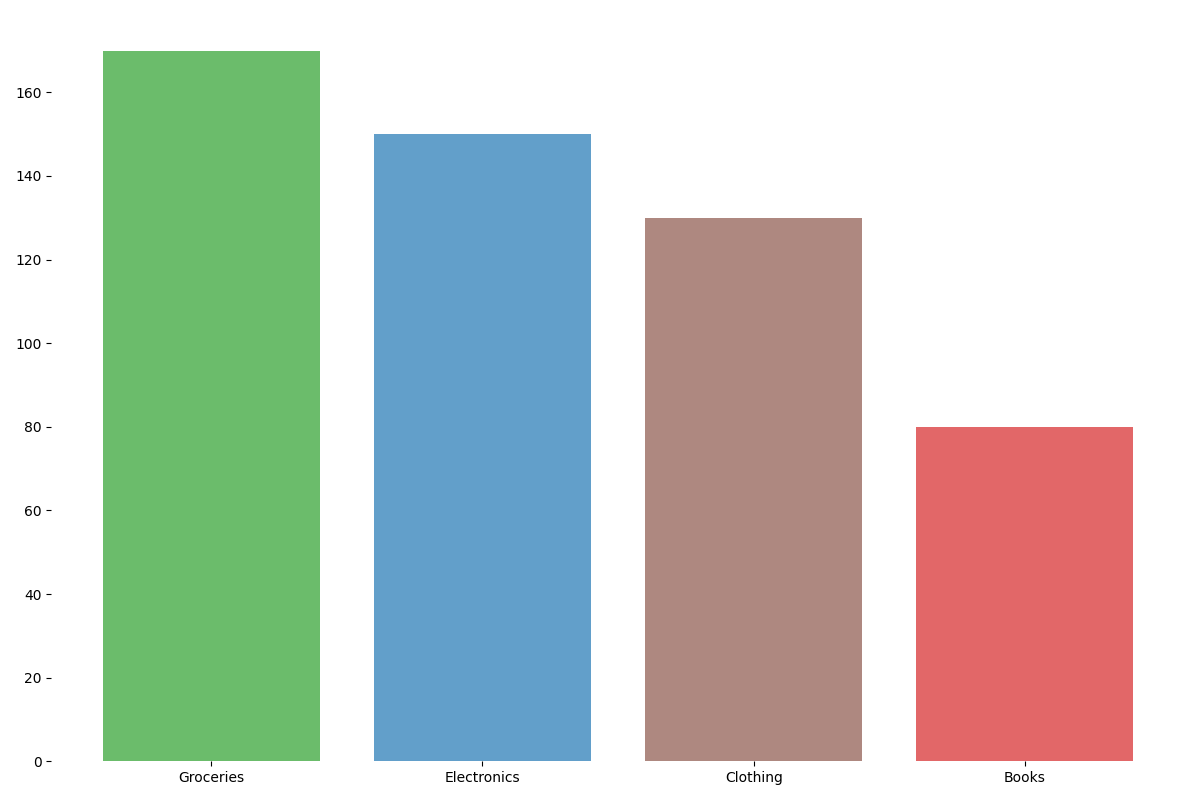

Python code for this plot:
import matplotlib.pyplot as plt
import numpy as np

categories = ['Electronics', 'Clothing', 'Books', 'Groceries']
sales = [150, 130, 80, 170]

# Sort sales and categories based on sales in descending order
sorted_indices = np.argsort(sales)[::-1]
sorted_sales = [sales[i] for i in sorted_indices]
sorted_categories = [categories[i] for i in sorted_indices]
colors = ['#2ca02c', '#1f77b4', '#8c564b', '#d62728']

fig, ax1 = plt.subplots(figsize=(12, 8))

x_pos = np.arange(len(sorted_categories))

ax1.bar(x_pos, sorted_sales, color=colors, alpha=0.7)

# Remove borders
ax1.spines['top'].set_visible(False)
ax1.spines['right'].set_visible(False)
ax1.spines['bottom'].set_visible(False)
ax1.spines['left'].set_visible(False)

ax1.set_xticks(x_pos)
ax1.set_xticklabels(sorted_categories)

fig.tight_layout()
plt.show()
